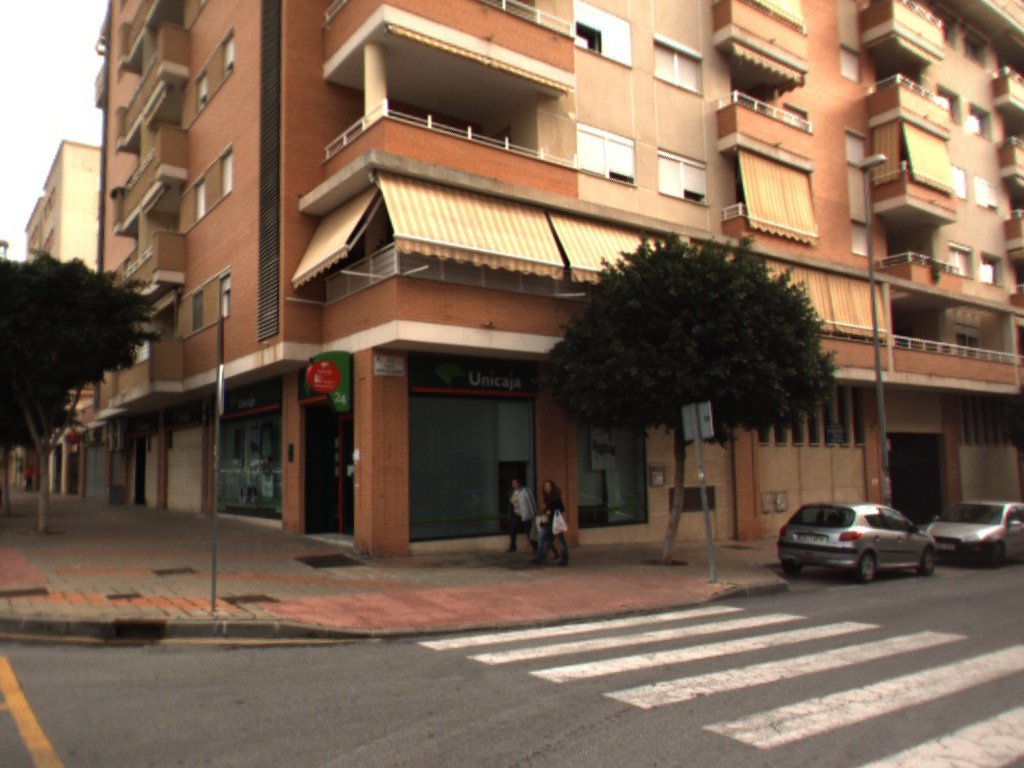
#> input picture Practice/Assignment_1/1.jpg, 1024 x 768 px
$ python main.py 1.jpg 5
#> lines starting #> are read from the running program, lines starting #| are printed output that depends on the picture
import cv2 as cv
import numpy as np
import random
import argparse

EPSILON = 0.0000001
K_SIZE = 2
MIN_POINTS_FOR_LINE = 250


def detect_edges(img, threshold1, threshold2):
    return cv.Canny(img, threshold1, threshold2) // 255


def ransac(points: np.ndarray, threshold: float, max_iter: int):
    best_inliers = np.empty((1, ))
    lines = []

    best_line = np.ones((3, ))

    for _ in range(max_iter):
        while True:
            sample = random.choices(points, k=K_SIZE)
            if np.any(sample[0] != sample[1]):
                break

        point1 = sample[0]
        point2 = sample[1]

        v = point2 - point1
        v = v / np.linalg.norm(v, 2)

        a = -v[1]
        b = v[0]
        c = -(a * point1[0] + b * point1[1])

        line = np.array([a, b, c])
        distance_mask = np.abs(np.dot(points, line[:-1]) +
                               line[-1]) < threshold
        inliers = points[distance_mask]
        if len(inliers) > MIN_POINTS_FOR_LINE:
            lines.append(np.copy(line))
        if len(inliers) > len(best_inliers):
            best_inliers = np.copy(inliers)
            best_line = np.array([a, b, c])


    return best_line, lines


def draw_line(line, img, color=(0, 0, 255)):
    p1 = (0, round(-line[2] / (line[1] + EPSILON)))
    p2 = (img.shape[1],
          round((-line[0] * img.shape[1] - line[2]) / (line[1] + EPSILON)))
    return cv.line(img, p1, p2, color, 2)


def parse_args():
    parser = argparse.ArgumentParser()
    parser.add_argument("image", type=str)
    parser.add_argument("iteration", type=int)
    return parser.parse_args()


if __name__ == "__main__":
    args = parse_args()
    img = cv.imread(args.image, 1)
#> img is the input picture: shape (768, 1024, 3); mean B, G, R 82.7, 101, 122.8
    edges = detect_edges(img, 150, 200)
#> in detect_edges, `return cv.Canny(img, threshold1, threshold2) // 255`:
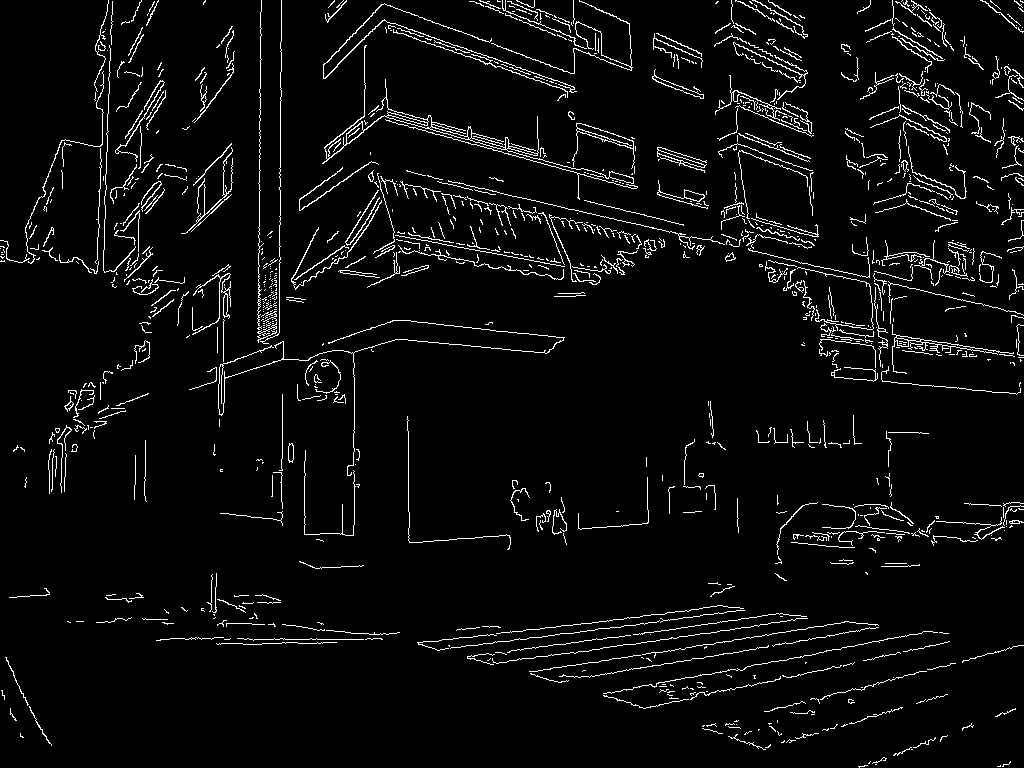
#> returned value: shape (768, 1024); values 0 (black) and 1 (white), 4.4% white in thin lines or dots
    points = []
    for x in range(edges.shape[1]):
        for y in range(edges.shape[0]):
            if edges[y, x] == 1:
                points.append((x, y))

    points = np.array(points)
    _, lines = ransac(points=points,
                             threshold=1.0,
                             max_iter=args.iteration)
#> lines = []
    for line in lines:
        draw_line(line, img)

    cv.imshow("RANSAC", img)
    cv.imwrite(f"ransac_{args.iteration}_{args.image}", img)
    cv.waitKey(0)

$ run again, on Practice/Assignment_1/3.jpg
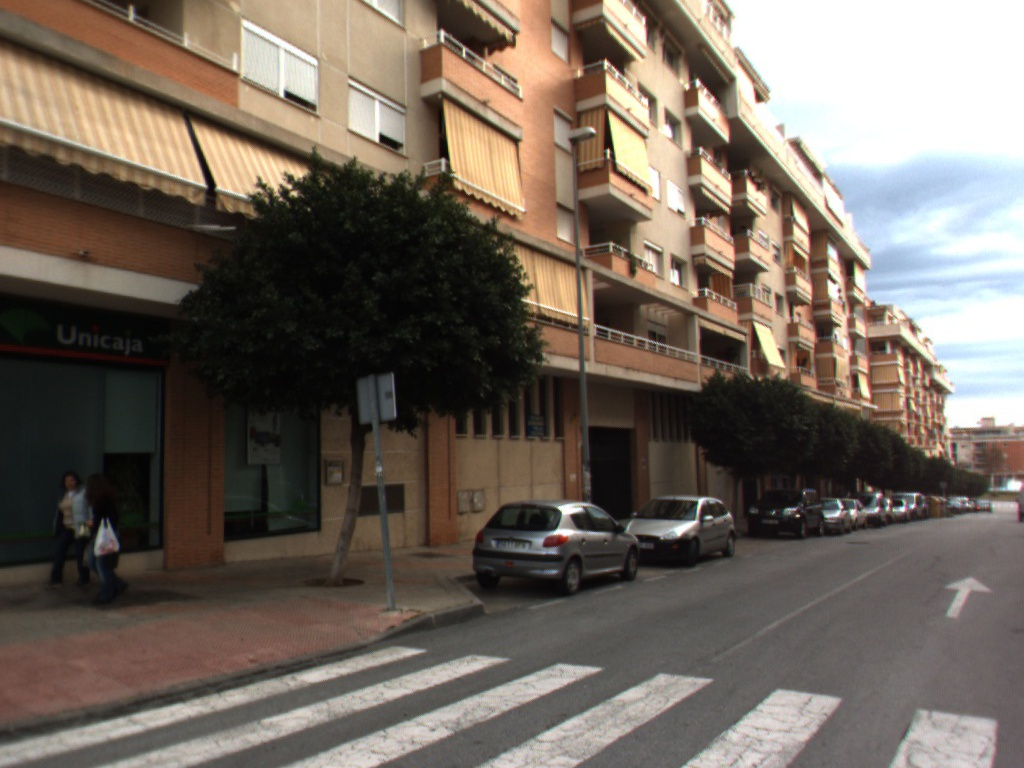
#> input picture Practice/Assignment_1/3.jpg, 1024 x 768 px
#> img is the input picture: shape (768, 1024, 3); mean B, G, R 93, 102.7, 113
#> in detect_edges, `return cv.Canny(img, threshold1, threshold2) // 255`:
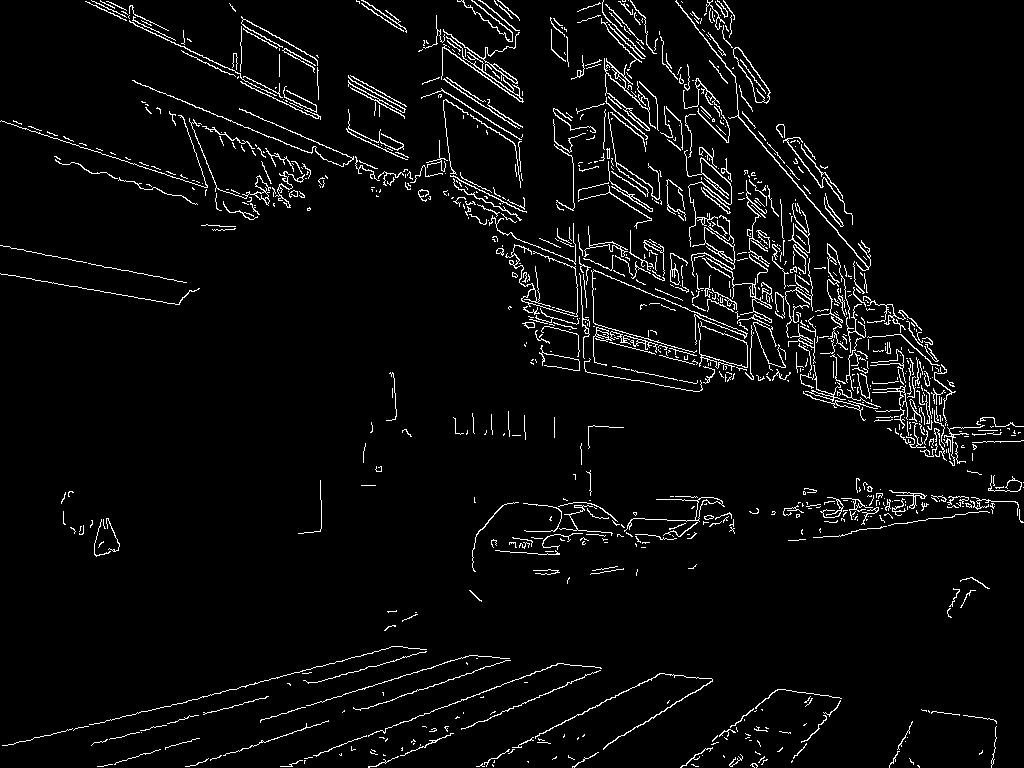
#> returned value: shape (768, 1024); values 0 (black) and 1 (white), 4.2% white in thin lines or dots

$ run again, on Practice/Assignment_1/4.jpg
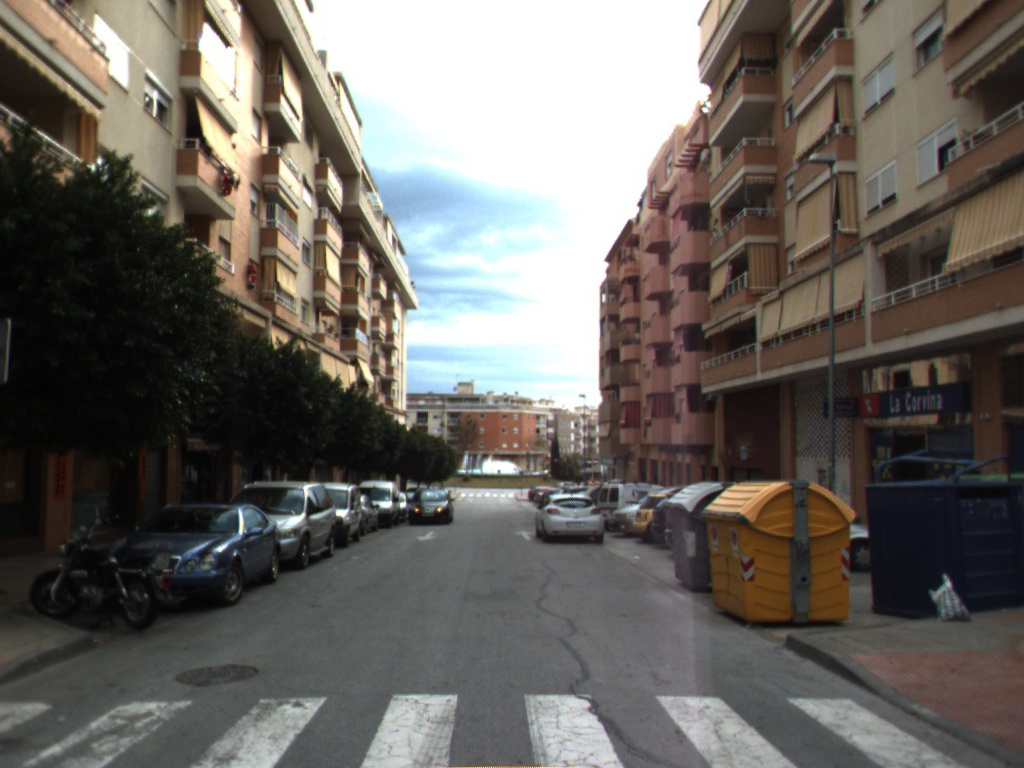
#> input picture Practice/Assignment_1/4.jpg, 1024 x 768 px
#> img is the input picture: shape (768, 1024, 3); mean B, G, R 95.5, 100.7, 104.7
#> in detect_edges, `return cv.Canny(img, threshold1, threshold2) // 255`:
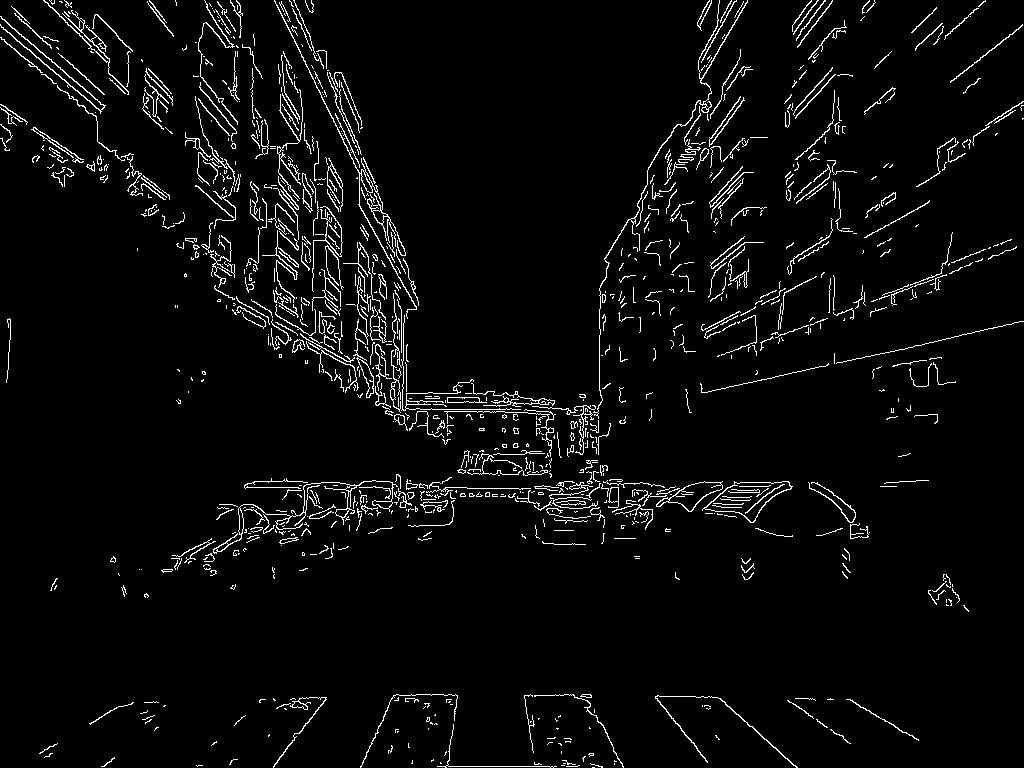
#> returned value: shape (768, 1024); values 0 (black) and 1 (white), 4% white in thin lines or dots
